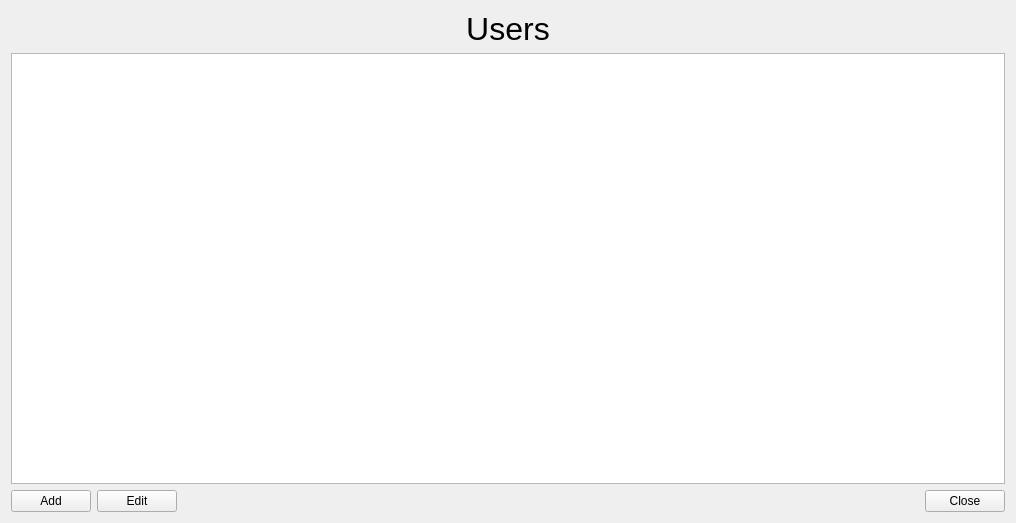
<?xml version="1.0" encoding="UTF-8"?>
<ui version="4.0">
 <class>CUsers</class>
 <widget class="QWidget" name="CUsers">
  <property name="geometry">
   <rect>
    <x>0</x>
    <y>0</y>
    <width>1016</width>
    <height>523</height>
   </rect>
  </property>
  <property name="windowTitle">
   <string>Preferences</string>
  </property>
  <layout class="QGridLayout" name="gridLayout">
   <item row="0" column="0">
    <spacer name="horizontalSpacer_2">
     <property name="orientation">
      <enum>Qt::Horizontal</enum>
     </property>
     <property name="sizeHint" stdset="0">
      <size>
       <width>40</width>
       <height>20</height>
      </size>
     </property>
    </spacer>
   </item>
   <item row="0" column="1">
    <widget class="QLabel" name="label">
     <property name="font">
      <font>
       <pointsize>24</pointsize>
      </font>
     </property>
     <property name="text">
      <string>Users</string>
     </property>
     <property name="alignment">
      <set>Qt::AlignCenter</set>
     </property>
    </widget>
   </item>
   <item row="0" column="2">
    <spacer name="horizontalSpacer">
     <property name="orientation">
      <enum>Qt::Horizontal</enum>
     </property>
     <property name="sizeHint" stdset="0">
      <size>
       <width>40</width>
       <height>20</height>
      </size>
     </property>
    </spacer>
   </item>
   <item row="1" column="0" colspan="3">
    <widget class="QTableView" name="usersTableView"/>
   </item>
   <item row="2" column="0" colspan="3">
    <layout class="QHBoxLayout" name="horizontalLayout">
     <item>
      <widget class="QPushButton" name="addPushButton">
       <property name="text">
        <string>Add</string>
       </property>
      </widget>
     </item>
     <item>
      <widget class="QPushButton" name="editPushButton">
       <property name="text">
        <string>Edit</string>
       </property>
      </widget>
     </item>
     <item>
      <spacer name="horizontalSpacer_3">
       <property name="orientation">
        <enum>Qt::Horizontal</enum>
       </property>
       <property name="sizeHint" stdset="0">
        <size>
         <width>438</width>
         <height>20</height>
        </size>
       </property>
      </spacer>
     </item>
     <item>
      <widget class="QPushButton" name="closePushButton">
       <property name="text">
        <string>Close</string>
       </property>
      </widget>
     </item>
    </layout>
   </item>
  </layout>
 </widget>
 <resources/>
 <connections/>
</ui>
